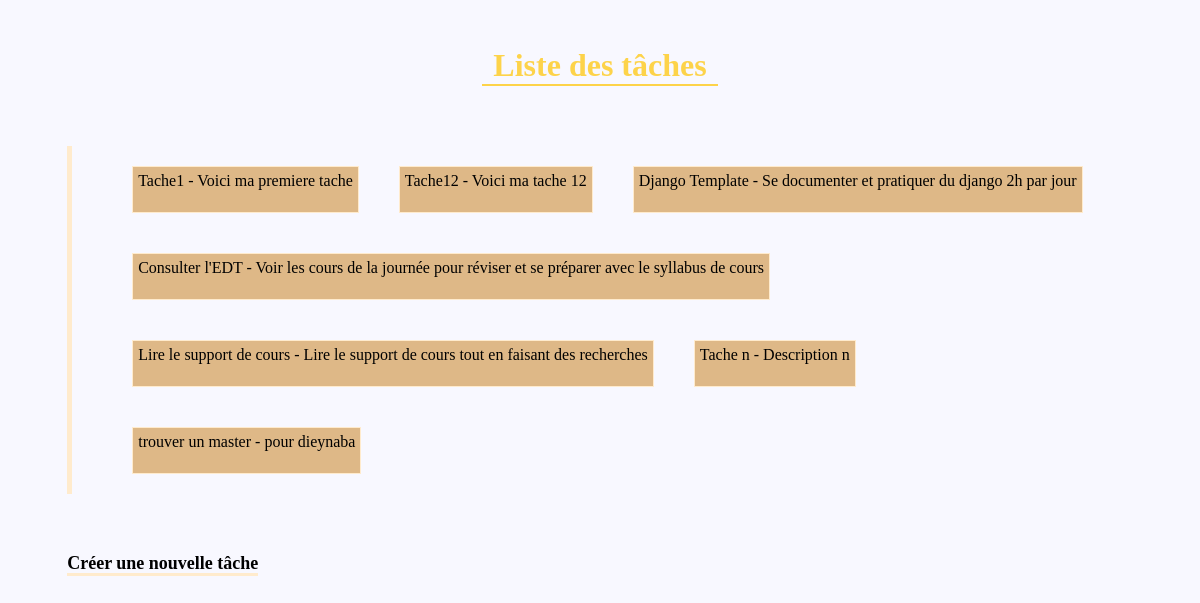
The page / on the database its author committed.
### tasks/models.py (models this page shows, shortened)
class Task(models.Model):
    title=models.CharField(max_length=200)
    description=models.CharField()
    created_at=models.DateTimeField(auto_now_add=True)

### tasks/views.py (the view)
# urls.py: path('',views.task_list, name='task_list'),
def task_list(request):
    tasks = Task.objects.all()
    return render(request, 'tasks/task_list.html', {'tasks': tasks})

### tasks/templates/tasks/task_list.html (shortened to what this page needs)
{%load static %}
<!DOCTYPE html>
<html lang="fr">
  <head>
    <link rel="stylesheet" href="{% static 'tasks/style.css' %}">
  </head>
<h1 class="underline">Liste des tâches</h1>
<ul>
  {% for task in tasks %}
    <li>{{ task.title }} - {{ task.description }}</li>
  {% empty %}
    <li>Aucune tâche trouvée.</li>
  {% endfor %}
</ul>
<a href="{% url 'create_task' %}">Créer une nouvelle tâche</a>
</html>

### tasks/static/tasks/style.css (style rules this page uses)
h1 { color: rgba(255, 196, 0, 0.71); text-align: center; margin-top: 25px; }
ul { margin: 5%; display: flex; border-left:solid 5px blanchedalmond; flex-wrap: wrap; }
ul li { margin: 20px; text-align: center; list-style: none; border:solid 1px blanchedalmond; height: 35px; padding: 5px; background-color: burlywood; opacity: 0; animation: fadeIn 1s forwards; }
.underline { margin: 4% 40%; width: auto; border-bottom: solid 2px ; }
a { text-decoration: none; color: black; border-bottom: solid 3px blanchedalmond; font-size: large; font-weight: bold; margin-left: 5%; }

### rows shown on the page
Task: title "Tache1", description "Voici ma premiere tache"
Task: title "Tache12", description "Voici ma tache 12"
Task: title "Django Template", description "Se documenter et pratiquer du django 2h par jour"
Task: title "Consulter l'EDT", description "Voir les cours de la journée pour réviser et se préparer avec le syllabus de cours"
Task: title "Lire le support de cours", description "Lire le support de cours tout en faisant des recherches"
Task: title "Tache n", description "Description n"
Task: title "trouver un master", description "pour dieynaba"
